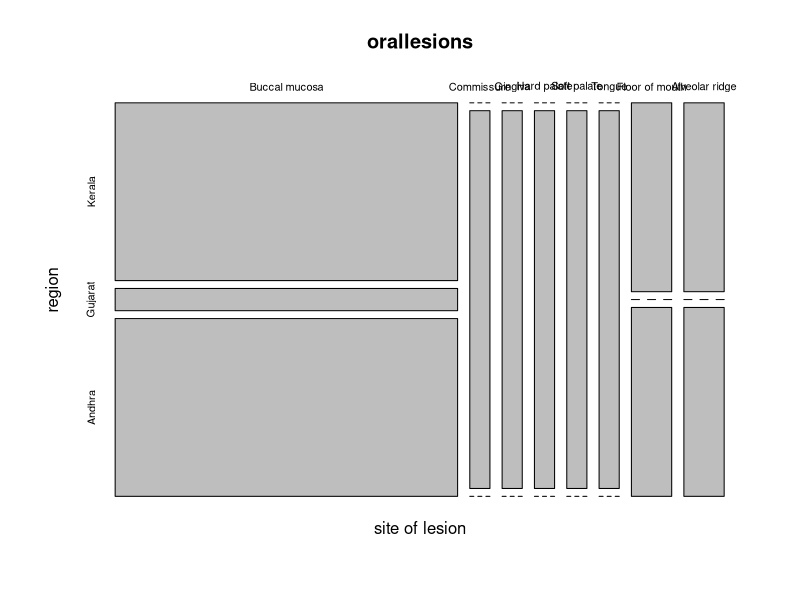

The R script that drew this image:
library(HSAUR3)


### Name: orallesions
### Title: Oral Lesions in Rural India
### Aliases: orallesions
### Keywords: datasets

### ** Examples


  data("orallesions", package = "HSAUR3")
  mosaicplot(orallesions)
